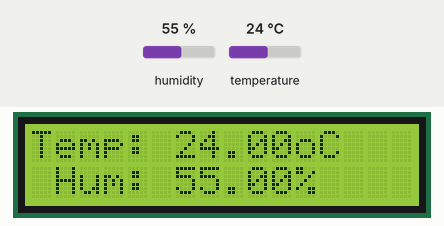
The program below on a simulated ESP8266 (NodeMCU). Parts: 16×2 character LCD. Inputs (shaded band) come from the test bench; at power-on: humidity 55 %, temperature 24 °C. WiFi joins after 1.5 s; servers stay silent unless stated; what the program prints to the serial monitor is not drawn.

Above: at 4.7 s.
4.8 s: humidity set to 22 %
At 6.7 s:
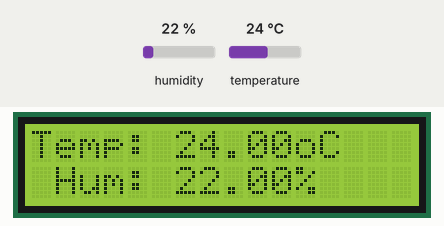
7.9 s: temperature set to 12 °C
At 9.4 s:
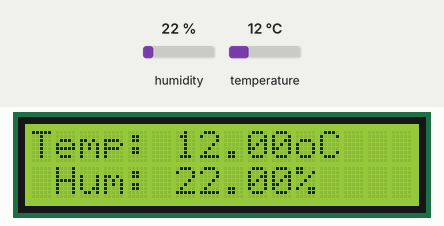
10.9 s: humidity set to 40 %
At 13.5 s:
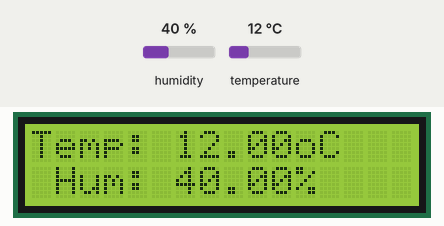
14.0 s: temperature set to 19 °C
At 14.9 s:
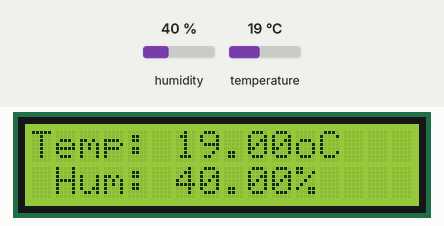
Timing chart, 0 to 17.0 s (numbered marks = the images above; inputs shaded):
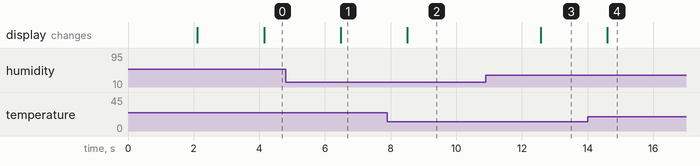

The program:

main.cpp
```cpp
// (licence header left out)
// REQUIRES the following Arduino libraries:
// - DHT Sensor Library: https://github.com/adafruit/DHT-sensor-library
// - Adafruit Unified Sensor Lib: https://github.com/adafruit/Adafruit_Sensor

#define BLYNK_TEMPLATE_ID "TMPLnc4jHgwm"
#define BLYNK_DEVICE_NAME "DHT11"
#define BLYNK_AUTH_TOKEN "5HE6W0ArzE714F3dvFS0oQdIObLDGAcx"

#include <Arduino.h>

#include <Adafruit_Sensor.h>
#include <DHT.h>
#include <DHT_U.h>
#include <Wire.h>
#include <LiquidCrystal_I2C.h>
#include <BlynkSimpleEsp8266.h>

// Comment this out to disable prints and save space
// #define BLYNK_PRINT Serial_Bynk

char auth[] = BLYNK_AUTH_TOKEN;

// Your WiFi credentials.
// Set password to "" for open networks.
char ssid[] = "FAI'S HUB L1";
char pass[] = "Fptacademy@2021";

// char ssid[] = "Vinh_2G";
// char pass[] = "dv01223833642";

#define DHTPIN 0 // Digital pin connected to the DHT sensor
// Feather HUZZAH ESP8266 note: use pins 3, 4, 5, 12, 13 or 14 --
// Pin 15 can work but DHT must be disconnected during program upload.

// Uncomment the type of sensor in use:
#define DHTTYPE DHT11 // DHT 11
// #define DHTTYPE    DHT22     // DHT 22 (AM2302)
//#define DHTTYPE    DHT21     // DHT 21 (AM2301)

// See guide for details on sensor wiring and usage:
//   https://learn.adafruit.com/dht/overview
DHT_Unified dht(DHTPIN, DHTTYPE);

LiquidCrystal_I2C lcd(0x27, 16, 2); // set the LCD address to 0x27 for a 16 chars and 2 line display

uint32_t delayMS;
unsigned long previousMillis = 0;
const long interval = 1000; // 1s

void initWifi();
void sendDataToBlynk(float t, float h);
void initDeviceDHT();
void readI2CAddress();

void setup()
{
  Serial.begin(9600);

  // Blynk.begin(auth, ssid, pass);
  initWifi();
  Blynk.config(auth);

  // Initialize device.
  initDeviceDHT();

  // check i2c address
  readI2CAddress();

  lcd.init(); // initialize the lcd
  lcd.backlight();
}

void loop()
{
  unsigned long currentMillis = millis();

  String temp;
  String hum;
  float t, h;

  // Delay between measurements.
  delay(delayMS);
  // Get temperature event and print its value.
  sensors_event_t event;
  dht.temperature().getEvent(&event);
  if (isnan(event.temperature))
  {
    Serial.println(F("Error reading temperature!"));
  }
  else
  {
    Serial.print(F("Temperature: "));
    Serial.print(event.temperature);
    Serial.println(F("°C"));

    t = event.temperature;

    lcd.clear();
    temp = String("Temp: " + String(event.temperature, 2) + "oC");
    lcd.print(temp);
  }
  // Get humidity event and print its value.
  dht.humidity().getEvent(&event);
  if (isnan(event.relative_humidity))
  {
    Serial.println(F("Error reading humidity!"));
  }
  else
  {
    Serial.print(F("Humidity: "));
    Serial.print(event.relative_humidity);
    Serial.println(F("%"));

    h = event.relative_humidity;

    lcd.setCursor(1, 1);
    hum = String("Hum: " + String(event.relative_humidity, 2) + "%");
    lcd.print(hum);
  }

  if (currentMillis - previousMillis >= interval)
  {
    previousMillis = currentMillis;

    bool Connected2Blynk = Blynk.connected();
    if (!Connected2Blynk)
    {
      Blynk.connect(3000);
      Serial.println("Not connected to Blynk server");
    }
    else
    {
      Serial.println("Connected to Blynk server");
      sendDataToBlynk(t, h);
    }
  }

  Blynk.run();
}

void initWifi()
{
  // Connect to WiFi
  WiFi.begin(ssid, pass);
  while (WiFi.status() != WL_CONNECTED)
  {
    delay(500);
    Serial.print("*");
  }

  Serial.println("");
  Serial.println("WiFi connection Successful");
  Serial.print("The IP Address of ESP8266 Module is: ");
  Serial.print(WiFi.localIP()); // Print the IP address
}

void sendDataToBlynk(float t, float h)
{
  // You can send any value at any time.
  // Please don't send more that 10 values per second.
  Blynk.virtualWrite(V5, t);
  Blynk.virtualWrite(V1, h);
}

void initDeviceDHT()
{
  dht.begin();
  Serial.println(F("DHTxx Unified Sensor Example"));
  // Print temperature sensor details.
  sensor_t sensor;
  dht.temperature().getSensor(&sensor);
  Serial.println(F("------------------------------------"));
  Serial.println(F("Temperature Sensor"));
  Serial.print(F("Sensor Type: "));
  Serial.println(sensor.name);
  Serial.print(F("Driver Ver:  "));
  Serial.println(sensor.version);
  Serial.print(F("Unique ID:   "));
  Serial.println(sensor.sensor_id);
  Serial.print(F("Max Value:   "));
  Serial.print(sensor.max_value);
  Serial.println(F("°C"));
  Serial.print(F("Min Value:   "));
  Serial.print(sensor.min_value);
  Serial.println(F("°C"));
  Serial.print(F("Resolution:  "));
  Serial.print(sensor.resolution);
  Serial.println(F("°C"));
  Serial.println(F("------------------------------------"));
  // Print humidity sensor details.
  dht.humidity().getSensor(&sensor);
  Serial.println(F("Humidity Sensor"));
  Serial.print(F("Sensor Type: "));
  Serial.println(sensor.name);
  Serial.print(F("Driver Ver:  "));
  Serial.println(sensor.version);
  Serial.print(F("Unique ID:   "));
  Serial.println(sensor.sensor_id);
  Serial.print(F("Max Value:   "));
  Serial.print(sensor.max_value);
  Serial.println(F("%"));
  Serial.print(F("Min Value:   "));
  Serial.print(sensor.min_value);
  Serial.println(F("%"));
  Serial.print(F("Resolution:  "));
  Serial.print(sensor.resolution);
  Serial.println(F("%"));
  Serial.println(F("------------------------------------"));
  // Set delay between sensor readings based on sensor details.
  delayMS = sensor.min_delay / 1000;
}

void readI2CAddress()
{
  Serial.println("Start I2C scanner ...");
  Serial.print("\r\n");
  byte count = 0;

  Wire.begin();
  for (byte i = 8; i < 120; i++)
  {
    Wire.beginTransmission(i);
    if (Wire.endTransmission() == 0)
    {
      Serial.print("Found I2C Device: ");
      Serial.print(" (0x");
      Serial.print(i, HEX);
      Serial.println(")");
      count++;
      delay(1);
    }
  }
  Serial.print("\r\n");
  Serial.println("Finish I2C scanner");
  Serial.print("Found ");
  Serial.print(count, HEX);
  Serial.println(" Device(s).");
}
```

Measured:
- after the input at 4.8 s, the display: changes after 1.7 s (image 1)
- after the input at 7.9 s, the display: changes after 0.61 s (image 2)
- after the input at 10.9 s, the display: changes after 1.7 s (image 3)
- after the input at 14.0 s, the display: changes after 0.60 s (image 4)
